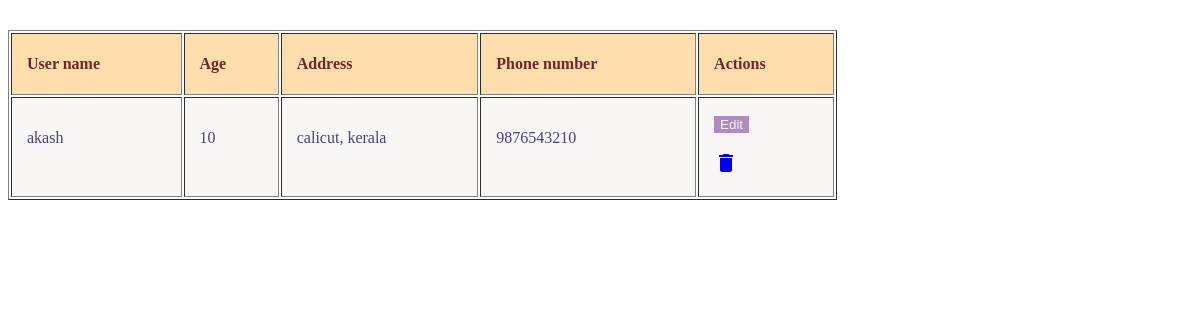
Before: /admin_app/view_user with the older database file.
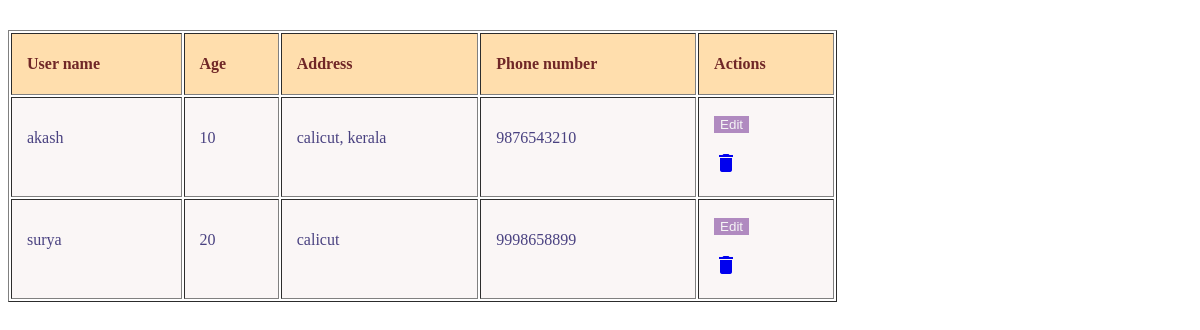
After: the same page with the newer database file.
### users/models.py (models this page shows)
class UserProfile(models.Model):
    user_ID = models.ForeignKey(User,on_delete=models.CASCADE,null=True,blank=True )
    User_Name = models.CharField(max_length=200,null=True,blank=True)
    Phone_Number = models.CharField(max_length=200,null=True,blank=True)
    Address = models.CharField(max_length=200,null=True,blank=True)
    Age = models.CharField(max_length=200,null=True,blank=True)
    User_photo = models.ImageField(upload_to="users",null=True,blank=True)

### admin_app/views.py (the view)
# urls.py: path('view_user',views.view_user_profile,name=' view_user_profile'),
def view_user_profile(request):
    all_users = UserProfile.objects.all()
    user_count=all_users.count()
    return render(request,"admin/users_view.html",{"all_users": all_users,"user_count":user_count })

### templates/admin/users_view.html (shortened to what this page needs)
{%load static%}
<!DOCTYPE html>
<html lang="en">
<head>
</head>
<body>
<div class="first">
   <div class="main">
   <table border="1">
    <tr>
        <th>User name</th>
        <th>Age</th>
        <th>Address</th>
        <th>Phone number</th>
        <th>Actions</th>
    </tr>
    {% for user in all_users %}
    <tr>
    <td><p class="doc-name">{{user.User_Name}}</p><br></td>
    <td><p class="dpt-name">{{user.Age}}</p><br></td>
    <td><p class="about">{{user.Address}}</p><br></td>
    <td><p class="num">{{user.Phone_Number}}</p><br></td>
        <td><a href="#"><button class="right">Edit</button></a><br><br>
        <a href="#" onclick="return confirm('Are you sure want to delete?')"><i class="material-icons">delete</i></a></td>
    </tr>
    {%endfor%}
</table>
</div>
</div>
</body>
</html>

### templates/admin/users_view.html (style rules this page uses)
table { width: 70%; margin-top: 30px; margin-right: 40px; }
th { height: 30px; padding: 15px; text-align: left; color: rgb(112, 39, 39); background-color: rgb(255,222,173); }
td { padding: 15px; text-align: left; color: rgb(73, 65, 128); background-color: rgb(250, 246, 246); }
.right { background-color: rgb(176, 138, 192); justify-content: space-between; border: violet; color: whitesmoke; }

Changed rows visible on the page:
added UserProfile: User_Name "surya", Age "20", Address "calicut", Phone_Number "9998658899"
